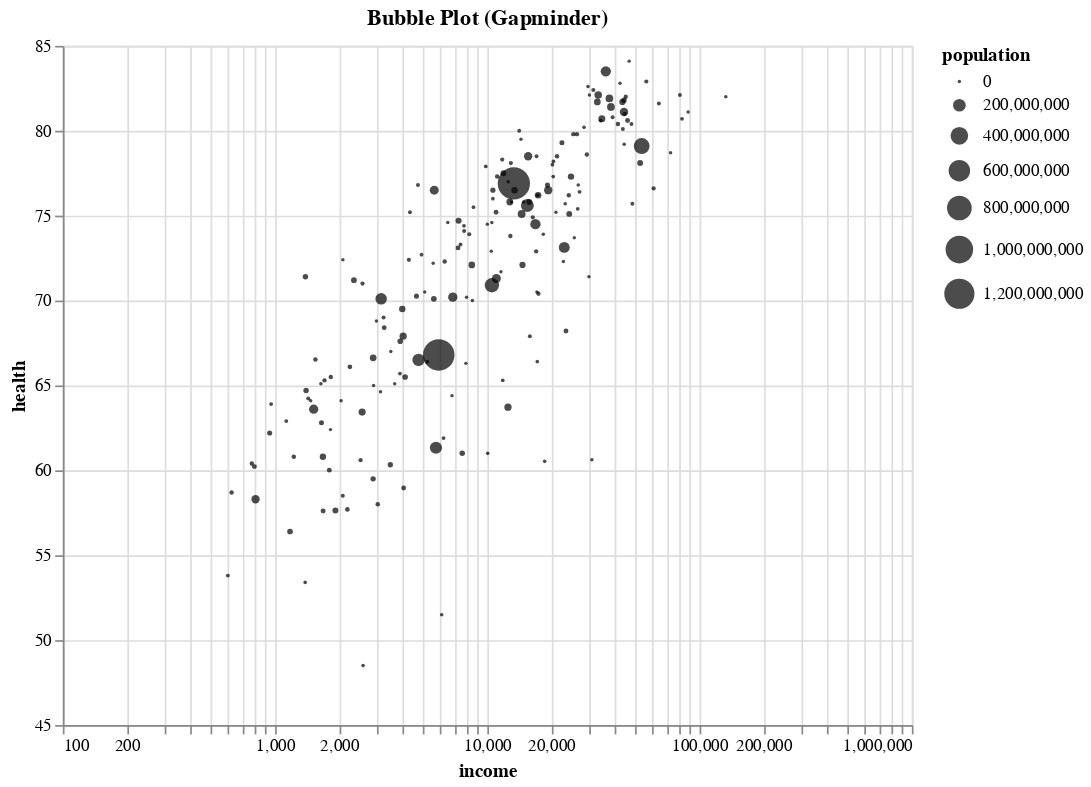

Notebook source saved alongside this figure:
### Markdown cell above
## Bubble Plot (Gapminder)

### Code cell
@vlplot(
  data = income,
  mark = :circle,
  x = {"income:q", scale = {type = :log}}, # Set a log-scale for x-axis
  y= {"health:q", scale = {zero = false}}, # y-axis does not start at zero
  size = "population:q",
  height = 400,
  width = 500,
  color={value="#000"},  # Change the color of chart 
  selection={view={type=:interval, bind=:scales}}, # Create interactive zoom
  title = "Bubble Plot (Gapminder)"
  
)

### Figure 1 — Vega-Lite specification as saved in the notebook (floating-point values rounded to 4 significant figures; data arrays with more than 128 entries replaced by an {"elided": "..."} marker saying what was removed)
{"data": {"values": {"elided": "187 records"}}, "encoding": {"color": {"value": "#000"}, "size": {"field": "population", "type": "quantitative"}, "x": {"field": "income", "scale": {"type": "log"}, "type": "quantitative"}, "y": {"field": "health", "scale": {"zero": false}, "type": "quantitative"}}, "height": 400, "mark": "circle", "selection": {"view": {"bind": "scales", "type": "interval"}}, "title": "Bubble Plot (Gapminder)", "width": 500}
